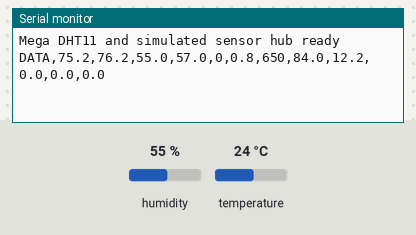
The sketch below on a simulated Arduino Mega 2560, built with avr-gcc and run on an emulated ATmega2560. Shown: the last lines printed to the serial monitor. Inputs (shaded band) come from the test bench; at power-on: humidity 55 %, temperature 24 °C.

Above: at 3.2 s.
3.3 s: humidity set to 22 %
At 5.9 s:
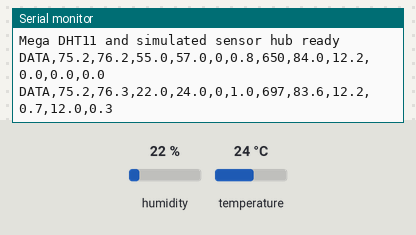
6.6 s: temperature set to 12 °C
At 7.9 s:
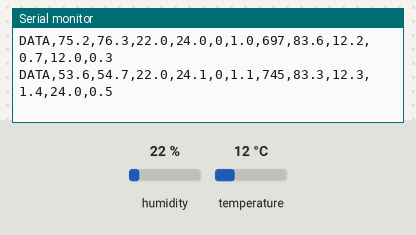
9.9 s: humidity set to 40 %
At 11.0 s:
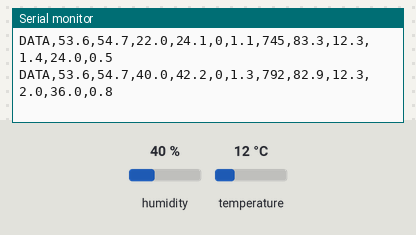
Timing chart, 0 to 12.9 s (numbered marks = the images above; inputs shaded):
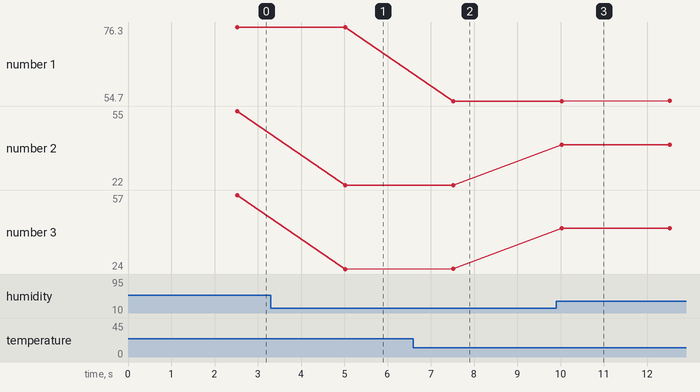

Measured:
- after the input at 3.3 s, the serial monitor: prints a new line after 1.7 s (image 1)
- after the input at 6.6 s, the serial monitor: prints a new line after 0.92 s (image 2)
- after the input at 9.9 s, the serial monitor: prints a new line after 0.12 s (image 3)
- plotted number 1: 76.3 → 54.7 after the input at 6.6 s
- plotted number 2: 55 → 22 after the input at 3.3 s, 22 → 40 after the input at 9.9 s
- plotted number 3: 57 → 24 after the input at 3.3 s, 24.1 → 42.3 after the input at 9.9 s

The sketch:

mega_dht_sensor_hub.ino
```cpp
#include <DHT.h>

constexpr uint8_t DHT_PIN = 7;
constexpr uint8_t DHT_TYPE = DHT11;
constexpr unsigned long UPDATE_INTERVAL_MS = 2500;

DHT dht(DHT_PIN, DHT_TYPE);

unsigned long lastUpdate = 0;
unsigned long readingNumber = 0;

float triangleWave(unsigned long step, unsigned long period) {
  const unsigned long halfPeriod = period / 2;
  const unsigned long position = step % period;

  if (position <= halfPeriod) {
    return static_cast<float>(position) /
           static_cast<float>(halfPeriod);
  }

  return static_cast<float>(period - position) /
         static_cast<float>(halfPeriod);
}

void setup() {
  Serial.begin(115200);
  dht.begin();
  delay(2000);

  Serial.println("Mega DHT11 and simulated sensor hub ready");
}

void loop() {
  const unsigned long now = millis();
  if (now - lastUpdate < UPDATE_INTERVAL_MS) {
    return;
  }
  lastUpdate = now;

  // These are the two physical readings in the current prototype.
  const float humidity1Percent = dht.readHumidity();
  const float temperature1F = dht.readTemperature(true);

  if (isnan(humidity1Percent) || isnan(temperature1F)) {
    Serial.println("ERROR,DHT_READ_FAILED");
    return;
  }

  // The remaining values stay simulated until those sensors are available.
  const float environmentCycle = triangleWave(readingNumber, 40);
  const float daylightCycle = triangleWave(readingNumber, 60);
  const float tankCycle = triangleWave(readingNumber, 120);

  const float temperature2F = temperature1F + 1.0F + environmentCycle;
  const float humidity2Percent = constrain(
      humidity1Percent + 2.0F + environmentCycle,
      0.0F,
      100.0F
  );
  const int occupancy = (readingNumber / 8) % 4;
  const float windSpeedMS = 0.8F + environmentCycle * 3.2F;
  const int fanRpm = 650 + static_cast<int>(environmentCycle * 950.0F);
  const float waterLevelPercent = 84.0F - tankCycle * 22.0F;
  const float batteryVoltageV = 12.2F + daylightCycle * 0.8F;
  const float panelVoltageV = daylightCycle * 20.5F;
  const float solarPowerW = daylightCycle * 360.0F;
  const float uvIndex = daylightCycle * 8.0F;

  // DATA,T1,T2,H1,H2,OCC,WIND,RPM,WATER,BAT,PANEL,SOLAR,UV
  Serial.print("DATA,");
  Serial.print(temperature1F, 1);
  Serial.print(',');
  Serial.print(temperature2F, 1);
  Serial.print(',');
  Serial.print(humidity1Percent, 1);
  Serial.print(',');
  Serial.print(humidity2Percent, 1);
  Serial.print(',');
  Serial.print(occupancy);
  Serial.print(',');
  Serial.print(windSpeedMS, 1);
  Serial.print(',');
  Serial.print(fanRpm);
  Serial.print(',');
  Serial.print(waterLevelPercent, 1);
  Serial.print(',');
  Serial.print(batteryVoltageV, 1);
  Serial.print(',');
  Serial.print(panelVoltageV, 1);
  Serial.print(',');
  Serial.print(solarPowerW, 1);
  Serial.print(',');
  Serial.println(uvIndex, 1);

  readingNumber++;
}
```
